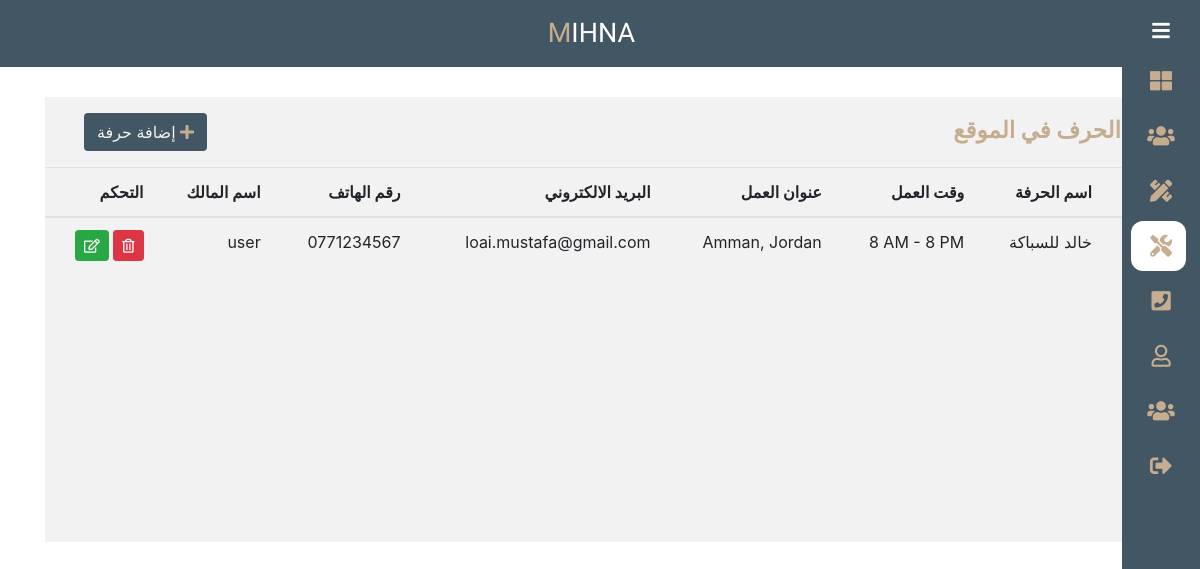
The page /admin/crafts.php (signed in) on the database as committed earlier.
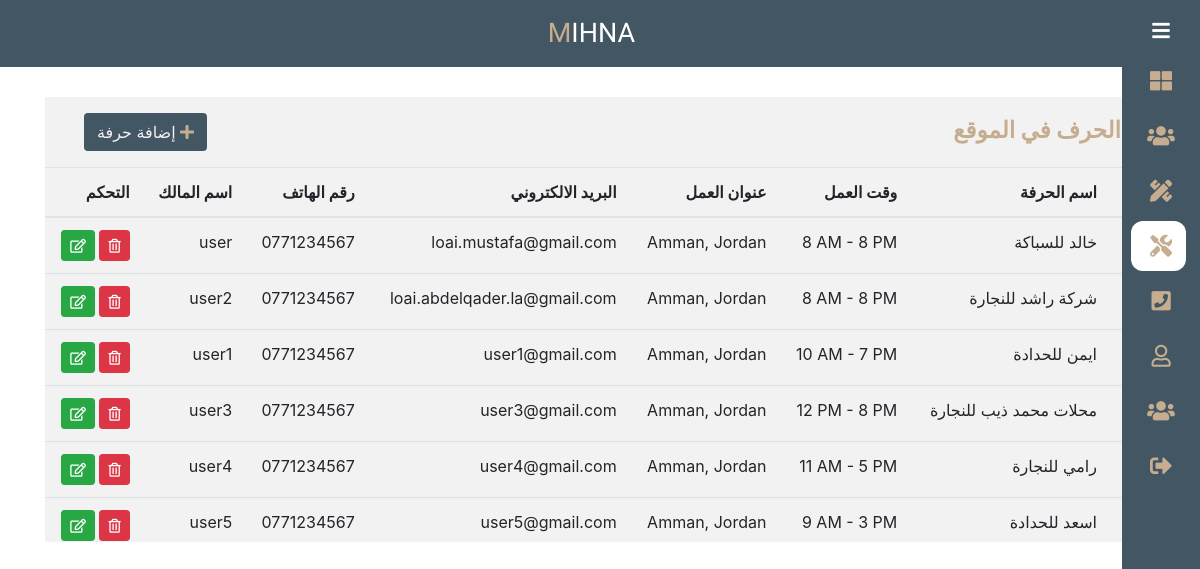
The same page on the database as committed later.
### tables this page shows
CREATE TABLE `crafts` (
  `id` int(11) NOT NULL,
  `name` varchar(255) NOT NULL,
  `experience` varchar(255) NOT NULL,
  `start_work` varchar(255) NOT NULL,
  `end_work` varchar(255) NOT NULL,
  `address` varchar(255) NOT NULL,
  `previous_jobs` varchar(255) NOT NULL,
  `notes` varchar(255) NOT NULL,
  `phone_number` varchar(255) NOT NULL,
  `email` varchar(255) NOT NULL,
  `category_id` int(11) NOT NULL,
  `user_id` int(11) NOT NULL,
  `image` varchar(255) NOT NULL
);

CREATE TABLE `users` (
  `id` int(11) NOT NULL,
  `first_name` varchar(255) NOT NULL,
  `last_name` varchar(255) NOT NULL,
  `email` varchar(255) NOT NULL,
  `password` varchar(255) NOT NULL,
  `type_user` varchar(255) NOT NULL DEFAULT 'craft presenter',
  `image` varchar(255) DEFAULT NULL
);

### admin/crafts.php (the view, shortened to what this page needs)
<?php
    $titlePage = "الحرف في الموقع";
    include "include/init.php";
    include "include/header.php";
    include "include/nav.php";
    $stmt = $connect->prepare("SELECT crafts.*, users.first_name as NameOwner FROM crafts INNER JOIN users ON users.id = crafts.user_id");
    $stmt->execute();
    $crafts = $stmt->fetchAll();
?>
<div class="wraper">
	<div class="container">
        <div class="tabels-admin">
            <div class="row ml-4 pr-4">
                <div class="col-6 pt-3">
                    <strong class="title-page"><?= $titlePage ?></strong>
                </div>
                <div class="col-6 text-left">
                    <a href="action_craft.php?action=add" class="btn app-btn mt-3 mb-3"><i class="fas fa-plus"></i> إضافة حرفة</a>
                </div>
            </div>
            <table class="table">
                <thead>
                    <tr>
                        <th scope="col">#</th>
                        <th scope="col">اسم الحرفة</th>
                        <th scope="col">وقت العمل</th>
                        <th scope="col">عنوان العمل</th>
                        <th scope="col">البريد الالكتروني</th>
                        <th scope="col">رقم الهاتف</th>
                        <th scope="col">اسم المالك</th>
                        <th scope="col">التحكم</th>
                    </tr>
                </thead>
                    <tbody>
                        <?php if(!empty($crafts)): ?>
                            <?php foreach($crafts as $craft): ?>
                                <tr>
                                    <th scope="row"><?= $craft['id'] ?></th>
                                    <td><?= $craft['name'] ?></td>
                                    <td style="direction: ltr;"><?= $craft['start_work'] . " - " . $craft['end_work'] ?></td>
                                    <td><?= $craft['address'] ?></td>
                                    <td><?= $craft['email'] ?></td>
                                    <td><?= $craft['phone_number'] ?></td>
                                    <td><?= $craft['NameOwner'] ?></td>
                                    <td>
                                        <a class="btn btn-sm btn-danger" href="action_craft.php?action=delete&id=<?= $craft['id'] ?>"><i class="far fa-trash-alt"></i></a>
                                        <a class="btn btn-sm btn-success" href="action_craft.php?action=edit&id=<?= $craft['id'] ?>"><i class="far fa-edit"></i></a>
                                    </td>
                                </tr>
                            <?php endforeach; ?>
                        <?php endif; ?>
                    </tbody>
            </table>
        </div>
	</div>
</div>
<?php include "include/footer.php"; ?>

### admin/include/header.php (shortened to what this page needs)
<!DOCTYPE html>
<html lang="ar">
<head>
    <link rel="stylesheet" href="<?= CSS ?>bootstrap.min.css">
    <link rel="stylesheet" href="<?= CSS ?>fontawesome.css">
    <link rel="stylesheet" href="<?= CSS ?>main.css">
</head>
<body class="<?= $titlePage == "تسجيل الدخول" ? "login-page": "" ?>">

### admin/include/nav.php (shortened to what this page needs)
<nav class="navbar navbar-expand-lg navbar-light bg-light top-nav-admin">
      <a class="navbar-brand"style="font-family: 'Dancing Script';color:#fff;font-size: 27px;font-weight: 500;margin-right: 47%;" href="/Mihna"><span style="color:#C6AD8F;">M</span>IHNA</a>
</nav>
<div class="dashbord-edit">
<div class="sidebar">
    <div class="logo_content">
        <i class="fas fa-bars" id="btn" ></i>
    </div>
    <ul class="nav_list">
     <li>
         <a class="<?= $titlePage == "لوحة التحكم" ? "actives" : "" ?>" href="index.php">
         <i class="fas fa-th-large"></i>
            </a>
     </li>
     <li>
         <a class="<?= $titlePage == "المستخدمين" ? "actives" : "" ?>" href="users.php">
         <i class="fas fa-users"></i>
            </a>
     </li>
     <li>
         <a class="<?= $titlePage == "الحرف المقدمة" ? "actives" : "" ?>" href="categories.php">
         <i class="fas fa-pencil-ruler"></i>
            </a>
     </li>
     <li>
         <a class="<?= $titlePage == "الحرف في الموقع" ? "actives" : "" ?>" href="crafts.php">
         <i class="fas fa-tools"></i>
            </a>
     </li>
     <li>
         <a class="<?= $titlePage == "تواصل معنا" ? "actives" : "" ?>" href="contact.php">
         <i class="fas fa-phone-square"></i>
            </a>
     </li>
     <li>
         <a class="<?= $titlePage == "الصفحة الشخصية" ? "actives" : "" ?>" href="profile.php">
         <i class="far fa-user"></i>
            </a>
     </li>
     <li>
         <a class="<?= $titlePage == "مشرفي النظام" ? "actives" : "" ?>" href="admin.php">
         <i class="fas fa-users"></i>
            </a>
     </li>
     <li>
         <a href="logout.php">
         <i class="fas fa-sign-out-alt"></i>
            </a>
     </li>
    </ul>
    </div>
</div>

### admin/include/footer.php (shortened to what this page needs)
    </body>
</html>

### admin/layout/css/main.css (style rules this page uses)
:root { --main--color: #425664; --second--color: #C6AD8F; --White--color: #f2f2f2; --selver--color:#F6F4F2; }
body { direction: rtl;text-align: right;overflow-x: hidden; }
.sidebar { position: fixed; top: 0; right: 0; height: 100%; width: 78px; padding: 6px 14px; background-color: var(--main--color); transition: all 0.5s ease; z-index: 2000; transition: 1s; }
.app-btn { background-color: var(--main--color); color: #f2f2f2; }
.app-btn i { color: var(--second--color); }
.title-page { color: var(--second--color); font-size: 23px; }
.logo_content i { font-size: 28px;margin-right: 5px; }
.logo_content { margin-bottom: 50px; }
.sidebar #btn { position: absolute; color:#fff; left: 50%; top:6px; font-size: 20px; height: 50px; width: 50px; text-align: center; line-height: 50px; transform: translateX(-50%); cursor: pointer; }
.sidebar ul { margin-top: 20px;margin-right: -90%; }
.sidebar ul li { position: relative; height: 50px; width: 100%; list-style: none; margin: 5px; line-height: 50px; }
.sidebar ul li a { color: #fff; display: flex; align-items: center; text-decoration: none; transition: all 0.4s ease; border-radius: 12px; white-space: nowrap; }
.sidebar ul li a.actives { color:black;background-color:#fff; }
.sidebar ul li i { height: 50px; min-width: 50px; border-radius: 12px; line-height: 50px; text-align: center; font-size: 22px; color: var(--second--color); }
.top-nav-admin { background-color: var(--main--color)!important; }
.tabels-admin { height: 445px; margin-top: 30px; padding-right: 10px; overflow: auto; background-color:#f2f2f2; }
*,:after,:before { box-sizing:border-box }
a { color:inherit;text-decoration:none }

Rows that differ between the two databases and show on the page:
added crafts: name "شركة راشد للنجارة", start_work "8 AM", end_work "8 PM", address "Amman, Jordan", email "loai.abdelqader.la@gmail.com", phone_number "0771234567", user.first_name "user2"
added crafts: name "ايمن للحدادة", start_work "10 AM", end_work "7 PM", address "Amman, Jordan", email "user1@gmail.com", phone_number "0771234567", user.first_name "user1"
added crafts: name "محلات محمد ذيب للنجارة", start_work "12 PM", end_work "8 PM", address "Amman, Jordan", email "user3@gmail.com", phone_number "0771234567", user.first_name "user3"
added crafts: name "رامي للنجارة", start_work "11 AM", end_work "5 PM", address "Amman, Jordan", email "user4@gmail.com", phone_number "0771234567", user.first_name "user4"
added crafts: name "اسعد للحدادة", start_work "9 AM", end_work "3 PM", address "Amman, Jordan", email "user5@gmail.com", phone_number "0771234567", user.first_name "user5"
